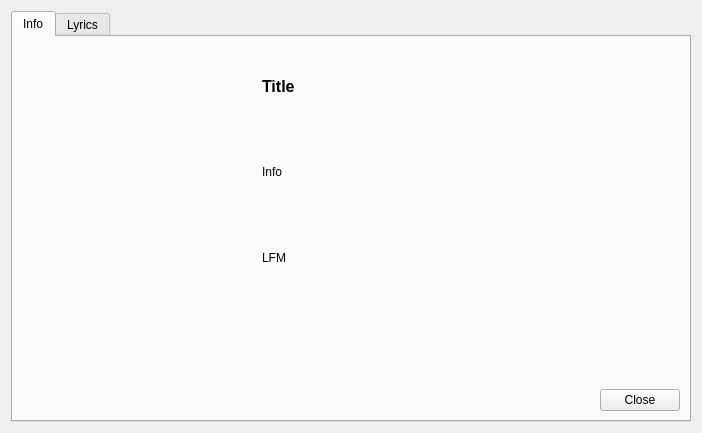
<?xml version="1.0" encoding="UTF-8"?>
<ui version="4.0">
 <class>InfoDialog</class>
 <widget class="QDialog" name="InfoDialog">
  <property name="geometry">
   <rect>
    <x>0</x>
    <y>0</y>
    <width>702</width>
    <height>433</height>
   </rect>
  </property>
  <property name="windowTitle">
   <string>Info / Edit</string>
  </property>
  <layout class="QGridLayout" name="gridLayout">
   <item row="0" column="0">
    <widget class="QTabWidget" name="tab_widget">
     <property name="minimumSize">
      <size>
       <width>0</width>
       <height>300</height>
      </size>
     </property>
     <property name="font">
      <font>
       <kerning>true</kerning>
      </font>
     </property>
     <property name="focusPolicy">
      <enum>Qt::NoFocus</enum>
     </property>
     <property name="tabPosition">
      <enum>QTabWidget::North</enum>
     </property>
     <property name="tabShape">
      <enum>QTabWidget::Rounded</enum>
     </property>
     <property name="currentIndex">
      <number>0</number>
     </property>
     <property name="elideMode">
      <enum>Qt::ElideNone</enum>
     </property>
     <property name="usesScrollButtons">
      <bool>false</bool>
     </property>
     <property name="documentMode">
      <bool>false</bool>
     </property>
     <property name="tabsClosable">
      <bool>false</bool>
     </property>
     <widget class="QWidget" name="tab_1">
      <attribute name="title">
       <string>Info</string>
      </attribute>
      <layout class="QGridLayout" name="gridLayout_2">
       <property name="horizontalSpacing">
        <number>20</number>
       </property>
       <item row="1" column="1" colspan="2">
        <widget class="QLabel" name="lab_info">
         <property name="sizePolicy">
          <sizepolicy hsizetype="Preferred" vsizetype="Preferred">
           <horstretch>0</horstretch>
           <verstretch>0</verstretch>
          </sizepolicy>
         </property>
         <property name="text">
          <string>Info</string>
         </property>
        </widget>
       </item>
       <item row="2" column="1" colspan="2">
        <widget class="QLabel" name="lab_playcount">
         <property name="sizePolicy">
          <sizepolicy hsizetype="Preferred" vsizetype="Preferred">
           <horstretch>0</horstretch>
           <verstretch>0</verstretch>
          </sizepolicy>
         </property>
         <property name="text">
          <string>LFM</string>
         </property>
        </widget>
       </item>
       <item row="3" column="1" colspan="2">
        <widget class="QLabel" name="lab_paths">
         <property name="sizePolicy">
          <sizepolicy hsizetype="Preferred" vsizetype="Preferred">
           <horstretch>0</horstretch>
           <verstretch>0</verstretch>
          </sizepolicy>
         </property>
         <property name="text">
          <string/>
         </property>
         <property name="wordWrap">
          <bool>true</bool>
         </property>
        </widget>
       </item>
       <item row="0" column="0" rowspan="5">
        <layout class="QVBoxLayout" name="verticalLayout">
         <item>
          <spacer name="verticalSpacer_2">
           <property name="orientation">
            <enum>Qt::Vertical</enum>
           </property>
           <property name="sizeHint" stdset="0">
            <size>
             <width>20</width>
             <height>40</height>
            </size>
           </property>
          </spacer>
         </item>
         <item>
          <widget class="QPushButton" name="btn_image">
           <property name="minimumSize">
            <size>
             <width>220</width>
             <height>220</height>
            </size>
           </property>
           <property name="maximumSize">
            <size>
             <width>220</width>
             <height>220</height>
            </size>
           </property>
           <property name="focusPolicy">
            <enum>Qt::NoFocus</enum>
           </property>
           <property name="text">
            <string/>
           </property>
           <property name="iconSize">
            <size>
             <width>220</width>
             <height>220</height>
            </size>
           </property>
           <property name="flat">
            <bool>true</bool>
           </property>
          </widget>
         </item>
         <item>
          <spacer name="verticalSpacer">
           <property name="orientation">
            <enum>Qt::Vertical</enum>
           </property>
           <property name="sizeHint" stdset="0">
            <size>
             <width>20</width>
             <height>40</height>
            </size>
           </property>
          </spacer>
         </item>
        </layout>
       </item>
       <item row="4" column="2">
        <widget class="QPushButton" name="btn_close1">
         <property name="focusPolicy">
          <enum>Qt::NoFocus</enum>
         </property>
         <property name="text">
          <string>Close</string>
         </property>
        </widget>
       </item>
       <item row="4" column="1">
        <spacer name="horizontalSpacer_2">
         <property name="orientation">
          <enum>Qt::Horizontal</enum>
         </property>
         <property name="sizeHint" stdset="0">
          <size>
           <width>40</width>
           <height>20</height>
          </size>
         </property>
        </spacer>
       </item>
       <item row="0" column="1" colspan="2">
        <widget class="QLabel" name="lab_heading">
         <property name="sizePolicy">
          <sizepolicy hsizetype="Preferred" vsizetype="Preferred">
           <horstretch>0</horstretch>
           <verstretch>0</verstretch>
          </sizepolicy>
         </property>
         <property name="font">
          <font>
           <pointsize>12</pointsize>
           <weight>75</weight>
           <bold>true</bold>
          </font>
         </property>
         <property name="text">
          <string>Title</string>
         </property>
        </widget>
       </item>
      </layout>
     </widget>
     <widget class="QWidget" name="tab_2">
      <attribute name="title">
       <string>Lyrics</string>
      </attribute>
      <layout class="QGridLayout" name="gridLayout_3">
       <item row="0" column="0" colspan="3">
        <widget class="QTextEdit" name="te_lyrics">
         <property name="sizePolicy">
          <sizepolicy hsizetype="Preferred" vsizetype="MinimumExpanding">
           <horstretch>0</horstretch>
           <verstretch>0</verstretch>
          </sizepolicy>
         </property>
         <property name="minimumSize">
          <size>
           <width>0</width>
           <height>0</height>
          </size>
         </property>
         <property name="sizeIncrement">
          <size>
           <width>0</width>
           <height>0</height>
          </size>
         </property>
         <property name="horizontalScrollBarPolicy">
          <enum>Qt::ScrollBarAlwaysOff</enum>
         </property>
        </widget>
       </item>
       <item row="2" column="2">
        <widget class="QPushButton" name="btn_close">
         <property name="text">
          <string>Close</string>
         </property>
        </widget>
       </item>
       <item row="2" column="1">
        <spacer name="horizontalSpacer">
         <property name="orientation">
          <enum>Qt::Horizontal</enum>
         </property>
         <property name="sizeHint" stdset="0">
          <size>
           <width>40</width>
           <height>20</height>
          </size>
         </property>
        </spacer>
       </item>
       <item row="2" column="0">
        <widget class="QComboBox" name="combo_servers">
         <property name="currentIndex">
          <number>-1</number>
         </property>
         <property name="minimumContentsLength">
          <number>0</number>
         </property>
         <property name="frame">
          <bool>false</bool>
         </property>
        </widget>
       </item>
      </layout>
     </widget>
    </widget>
   </item>
  </layout>
 </widget>
 <resources/>
 <connections>
  <connection>
   <sender>btn_close</sender>
   <signal>clicked()</signal>
   <receiver>InfoDialog</receiver>
   <slot>close()</slot>
   <hints>
    <hint type="sourcelabel">
     <x>90</x>
     <y>57</y>
    </hint>
    <hint type="destinationlabel">
     <x>327</x>
     <y>196</y>
    </hint>
   </hints>
  </connection>
  <connection>
   <sender>btn_close1</sender>
   <signal>clicked()</signal>
   <receiver>InfoDialog</receiver>
   <slot>close()</slot>
   <hints>
    <hint type="sourcelabel">
     <x>592</x>
     <y>360</y>
    </hint>
    <hint type="destinationlabel">
     <x>327</x>
     <y>196</y>
    </hint>
   </hints>
  </connection>
  <connection>
   <sender>btn_close</sender>
   <signal>clicked()</signal>
   <receiver>InfoDialog</receiver>
   <slot>hide()</slot>
   <hints>
    <hint type="sourcelabel">
     <x>90</x>
     <y>57</y>
    </hint>
    <hint type="destinationlabel">
     <x>327</x>
     <y>196</y>
    </hint>
   </hints>
  </connection>
  <connection>
   <sender>btn_close1</sender>
   <signal>clicked()</signal>
   <receiver>InfoDialog</receiver>
   <slot>hide()</slot>
   <hints>
    <hint type="sourcelabel">
     <x>592</x>
     <y>360</y>
    </hint>
    <hint type="destinationlabel">
     <x>327</x>
     <y>196</y>
    </hint>
   </hints>
  </connection>
 </connections>
</ui>
